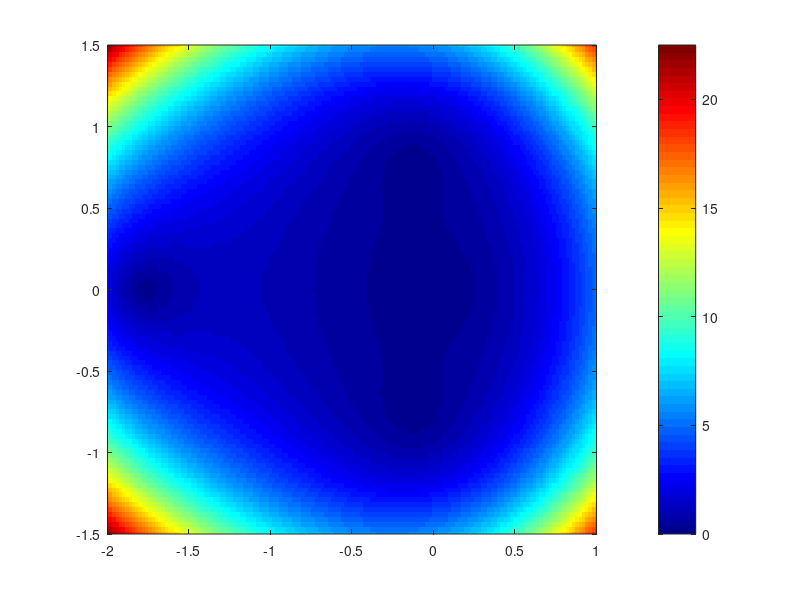

Write MATLAB code to recreate this figure. (Note: this script raises an error after producing the figure.)
function [p, x, y, X, Y, C, z3] = lab2_z4()
% LAB2_Z4 Wartości z_3 dla punktów siatki prostokątnej.
% Wejście: brak. Parametry wybierane wewnątrz funkcji.
% Wyjście:
%   p  - skalarna struktura: x_min, x_max, y_min, y_max
%          określają okno, nx i ny - liczby punktów na osiach.
%   x  - wiersz współrzędnych poziomych [1, p.nx].
%   y  - wiersz współrzędnych pionowych [1, p.ny].
%   X  - współrzędne poziome, macierz [p.ny, p.nx].
%   Y  - współrzędne pionowe, macierz [p.ny, p.nx].
%   C  - parametry X + 1i*Y, macierz [p.ny, p.nx].
%   z3 - wartości z_3 dla wszystkich C, macierz [p.ny, p.nx].
%          Każda orbita zaczyna się od z_0 = 0 i wykonuje trzy kroki.
% Typy: pola p są rzeczywistymi skalarami double.
% Pozostałe wyniki są pełnymi, skończonymi tablicami double.
% C i z3 mogą być zespolone. Pozostałe tablice są rzeczywiste.
% Wiersz macierzy odpowiada y, a kolumna odpowiada x.
% Nie zatrzymuj orbit po przekroczeniu modułu 2.
% Wykres 2D: abs(z3) we współrzędnych punktów c, w jednej figurze.
%
% Kod startowy: uzupełnij miejsca oznaczone UZUPEŁNIJ.
% Zastąp puste [] obliczeniami. Zachowaj nagłówek funkcji.
% Rysowanie jest pomijane, dopóki potrzebne tablice są puste.

%===============================================================================
%% 1. Parametry doświadczenia.
% To zadanie możesz wykonać niezależnie od iteracji z zadań 2 i 3.
p = struct();
p.x_min = -2;    % -2 <= x_min < x_max <= 1.
p.x_max = 1;
p.y_min = -1.5;  % -1.5 <= y_min < y_max <= 1.5.
p.y_max = 1.5;
p.nx = 151;     % Całkowita liczba kolumn: od 5 do 300.
p.ny = 101;     % Całkowita liczba wierszy: od 5 do 300.

%% 2. Współrzędne i siatka.
% UZUPEŁNIJ: przygotuj wiersze współrzędnych x i y przez linspace.
% https://www.mathworks.com/help/matlab/ref/double.linspace.html
x = linspace(p.x_min, p.x_max, p.nx);
y = linspace(p.y_min, p.y_max, p.ny);
% UZUPEŁNIJ: zastąp dwa poniższe przypisania wywołaniem meshgrid.
% Liczba wierszy macierzy ma wynosić p.ny, a liczba kolumn p.nx.
% https://www.mathworks.com/help/matlab/ref/meshgrid.html
[X, Y] = meshgrid(x, y);

%% 3. Parametry zespolone i trzeci krok rekurencji.
% UZUPEŁNIJ: zbuduj C z części rzeczywistej X i części urojonej Y.
% https://www.mathworks.com/help/matlab/ref/complex.html
C = complex(X, Y);
% UZUPEŁNIJ: dla każdego elementu C wyznacz z_3, zaczynając od z_0 = 0.
% Wykonaj dokładnie trzy kroki, również gdy moduł wcześniej przekroczy 2.
% Użyj potęgowania element po elemencie: .^ zamiast potęgowania macierzy ^.
% Możesz skorzystać z zeros i size do przygotowania wartości początkowych.
% https://www.mathworks.com/help/matlab/ref/zeros.html
% https://www.mathworks.com/help/matlab/ref/double.size.html
% https://www.mathworks.com/help/matlab/ref/double.power.html
z0 = zeros(size(C))
z1 = z0.^2 + C;
z2 = z1.^2 + C;
z3 = z2.^2 + C;

% Możesz zmienić jet(64) (Jet, 64 kolory), np. na:
% parula(64) - Parula, 64 kolory,
% https://www.mathworks.com/help/matlab/ref/parula.html
% turbo(128) - Turbo, 128 kolorów,
% https://www.mathworks.com/help/matlab/ref/turbo.html
% hot(32) - Hot, 32 kolory.
% https://www.mathworks.com/help/matlab/ref/hot.html
% Liczba kolorów nie zmienia siatki ani obliczonych wartości z3.
% https://www.mathworks.com/help/matlab/ref/jet.html
plot_colormap = jet(64);
%===============================================================================

%% 4. Wykres 2D modułów w kodzie startowym. Nie wymaga uzupełniania.
% Rysujemy abs(z3), zachowując zespolone wartości zwracanego z3.
if ~isempty(x) && ~isempty(y) && ~isempty(z3)
    fig = figure('Name', 'Moduły po trzech krokach rekurencji', ...
        'Color', 'w', 'WindowStyle', 'normal');
    % Okno 1600 x 800 wymaga ekranu >= 1700 x 950. Inaczej domyślne.
    screen_units = get(groot, 'Units');
    set(groot, 'Units', 'pixels');
    screen_size = get(groot, 'ScreenSize');
    set(groot, 'Units', screen_units);
    if all(screen_size(3:4) >= [1700 950])
        set(fig, 'Units', 'pixels', 'Position', [50 50 1600 800]);
    end
    % Zachowaj czytelne podpisy również przy ciemnym motywie MATLAB-a.
    if isprop(fig, 'Theme')
        fig.Theme = 'light';
    end
    % Kolumnom przypisz współrzędne x, a wierszom współrzędne y.
    % https://www.mathworks.com/help/matlab/ref/imagesc.html
    % https://www.mathworks.com/help/matlab/ref/double.abs.html
    imagesc(x, y, abs(z3));
    % Ustaw kierunek osi y oraz jednakową długość jednostki na obu osiach.
    % https://www.mathworks.com/help/matlab/ref/axis.html
    axis xy;
    axis equal;
    % Pokaż dokładnie wybrane okno parametrów zespolonych c.
    % https://www.mathworks.com/help/matlab/ref/xlim.html
    % https://www.mathworks.com/help/matlab/ref/ylim.html
    xlim([p.x_min p.x_max]);
    ylim([p.y_min p.y_max]);
    % Zastosuj paletę wybraną w edytowanym bloku kodu.
    % https://www.mathworks.com/help/matlab/ref/colormap.html
    colormap(plot_colormap);
    color_bar = colorbar;
    color_bar.Label.String = '|z_3|';
    xlabel('Re(c)');
    ylabel('Im(c)');
    title(sprintf('Moduł z_3: nx = %d, ny = %d', p.nx, p.ny));
end

%% Zapis wykresu do sprawozdania.
% Zapisz PNG lokalnie do sprawozdania: odkomentuj save_png = 1.
% W MG pozostaw 0. Plik w bieżącym katalogu zostanie nadpisany.
% https://www.mathworks.com/help/matlab/ref/exportgraphics.html
save_png = 0;
% save_png = 1;
if save_png == 1
    % Zapisuj wyłącznie figurę utworzoną w tym wywołaniu funkcji.
    % https://www.mathworks.com/help/matlab/ref/exist.html
    % https://www.mathworks.com/help/matlab/ref/isgraphics.html
    if exist('fig', 'var') && isgraphics(fig, 'figure') && ...
            ~isempty(findall(fig, 'Type', 'image'))
        exportgraphics(fig, 'lab2_zadanie4.png', 'Resolution', 200);
    else
        warning('LAB2:NoFigure', ...
            'Najpierw uzupełnij obliczenia i utwórz wykres.');
    end
end

end
